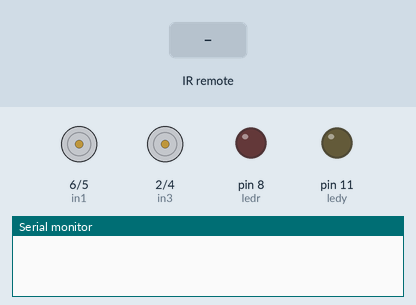
Recording of a sketch running on a simulated Arduino Uno, built with avr-gcc and run on an emulated ATmega328P. Shown: motor-driver pin pairs drawn as motors (green arrow = first pin HIGH = forward, orange = second pin HIGH = backward, longer = more drive, scaled by the enable pin), output pins drawn as LEDs (lit = HIGH), the last lines printed to the serial monitor. The inputs (shaded band) are chosen by the test bench.

Above: at 1.2 s.
1.3 s: infrared code 0xB847FF00 received
At 1.37 s:
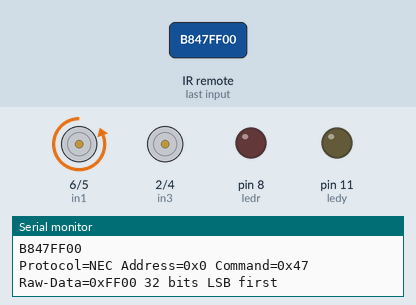
3.1 s: infrared code 0xBA45FF00 received
At 3.17 s:
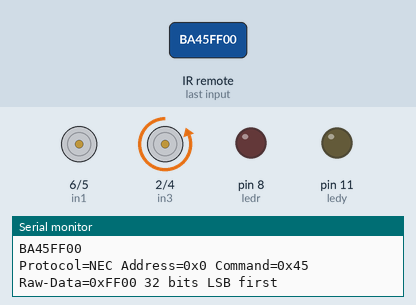
Timing chart, 0 to 6.1 s (numbered marks = the images above; inputs shaded):
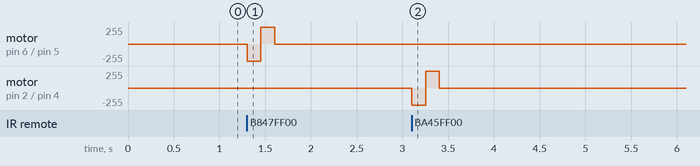

The sketch:

actuators.ino
```cpp
#include <IRremote.hpp>
#define IR_RECEIVE_PIN 10

int ledg = 6;
int ledy = 11;
int ledr = 8;

//L298N Pins
#define enA 7 //PWM pin
#define in1 6
#define in2 5

#define in3 2
#define in4 4
#define enB 3 //PWM pin


void setup()
{
  Serial.begin(115200);
  pinMode(ledg, OUTPUT);
  pinMode(ledy, OUTPUT);
  pinMode(ledr, OUTPUT);
  IrReceiver.begin(IR_RECEIVE_PIN, ENABLE_LED_FEEDBACK); // Start the receiver

  // Set all the motor control pins to outputs
  pinMode(enA, OUTPUT);
  pinMode(in1, OUTPUT);
  pinMode(in2, OUTPUT);
  digitalWrite(enA, HIGH);

  pinMode(enB, OUTPUT);
  pinMode(in3, OUTPUT);
  pinMode(in4, OUTPUT);
  digitalWrite(enB, HIGH);
}

void loop() {
  if (IrReceiver.decode()) {
    Serial.println(IrReceiver.decodedIRData.decodedRawData, HEX); // Print "old" raw data
    IrReceiver.printIRResultShort(&Serial); // Print complete received data in one line
    IrReceiver.printIRSendUsage(&Serial);   // Print the statement required to send this data
    IrReceiver.resume(); // Enable receiving of the next value

    // Green LED control
    if (IrReceiver.decodedIRData.decodedRawData == 0xB847FF00) {

      // extend the actuator
      digitalWrite(in1, LOW);
      digitalWrite(in2, HIGH);
      delay(150); // actuator will stop extending automatically when reaching the limit
      // retracts the actuator
      digitalWrite(in1, HIGH);
      digitalWrite(in2, LOW);
      delay(150); // actuator will stop retracting automatically when reaching the limit
      digitalWrite(in1, LOW);
      digitalWrite(in2, LOW);
      delay(150); // actuator will stop retracting automatically when reaching the limit
    }

    // Yellow LED control
    if (IrReceiver.decodedIRData.decodedRawData == 0xBA45FF00) {

      // extend the actuator
      digitalWrite(in3, LOW);
      digitalWrite(in4, HIGH);
      delay(150); // actuator will stop extending automatically when reaching the limit
      // retracts the actuator
      digitalWrite(in3, HIGH);
      digitalWrite(in4, LOW);
      delay(150); // actuator will stop retracting automatically when reaching the limit
      digitalWrite(in3, LOW);
      digitalWrite(in4, LOW);
      delay(150); // actuator will stop retracting automatically when reaching the limit
    }
  }
}
```

Measured:
- after the input at 1.3 s, motor on pin 6 (in1) / pin 5 (in2): stopped → backward 255/255 at once, → forward 255/255 0.15 s later, → stopped 0.15 s later
- after the input at 3.1 s, motor on pin 2 (in3) / pin 4 (in4): stopped → backward 255/255 at once, → forward 255/255 0.15 s later, → stopped 0.15 s later
